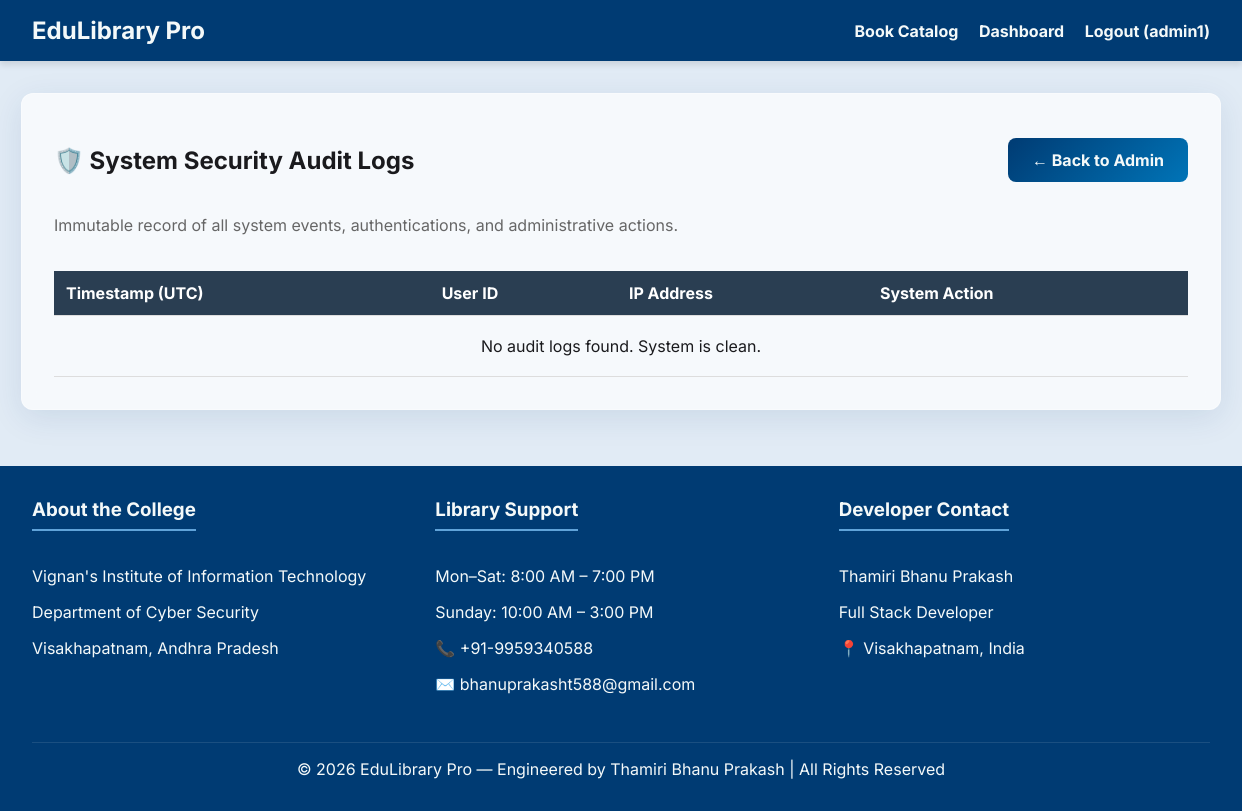
The page /admin/audit (signed in) on the database as committed earlier.
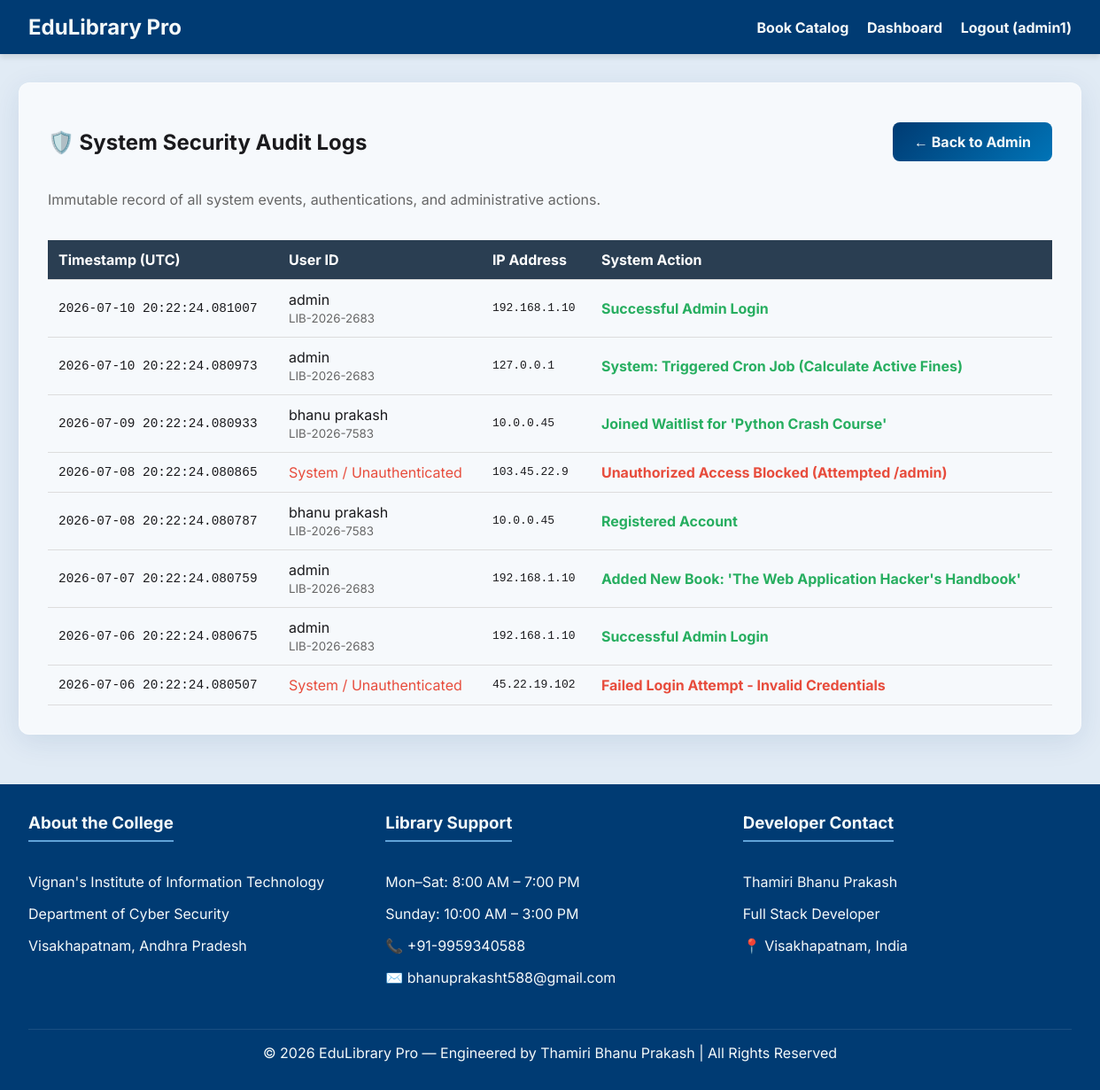
The same page on the database as committed later.
### models.py (models this page shows)
class User(Base):
    __tablename__ = "users"
    id = Column(Integer, primary_key=True, index=True)
    library_id = Column(String, unique=True, index=True)
    name = Column(String)
    email = Column(String, unique=True, index=True)
    phone = Column(String)
    dob = Column(Date)
    grade_class = Column(String)
    roll_no = Column(String, nullable=True)
    profession = Column(String) # Student, Teacher, Admin
    password_hash = Column(String)
    created_at = Column(DateTime, default=datetime.datetime.utcnow)
    loans = relationship("Loan", back_populates="user")
    waitlists = relationship("Waitlist", back_populates="user")
    fines = relationship("Fine", back_populates="user")
    activities = relationship("ActivityLog", back_populates="user")

class AuditLog(Base):
    __tablename__ = "audit_logs"
    id = Column(Integer, primary_key=True, index=True)
    user_id = Column(Integer, ForeignKey("users.id"), nullable=True) # Nullable for failed logins
    action = Column(String)
    ip_address = Column(String, default="127.0.0.1")
    timestamp = Column(DateTime, default=datetime.datetime.utcnow)
    user = relationship("User")

### main.py (the view)
@app.get("/admin/audit")
async def security_audit_dashboard(request: Request, db: Session = Depends(get_db)):
    user = auth.get_current_user_from_cookie(request, db)
    if not user or user.profession != "Admin":
        return RedirectResponse(url="/", status_code=302)
    logs = crud.get_audit_logs(db)
    return templates.TemplateResponse(
        request=request,
        name="audit.html",
        context={"user": user, "logs": logs}
    )

### templates/audit.html
{% extends "base.html" %}
{% block content %}
<div class="dashboard-grid" style="grid-template-columns: 1fr;">
    <div class="glass card">
        <div style="display: flex; justify-content: space-between; align-items: center; margin-bottom: 20px;">
            <h2>🛡️ System Security Audit Logs</h2>
            <a href="/admin" class="btn btn-secondary">← Back to Admin</a>
        </div>
        <p style="color: #666; margin-bottom: 20px;">Immutable record of all system events, authentications, and administrative actions.</p>
        <div style="overflow-x: auto;">
            <table style="width: 100%; border-collapse: collapse;">
                <thead style="background-color: #2c3e50; color: white;">
                    <tr>
                        <th style="padding: 12px; text-align: left;">Timestamp (UTC)</th>
                        <th style="padding: 12px; text-align: left;">User ID</th>
                        <th style="padding: 12px; text-align: left;">IP Address</th>
                        <th style="padding: 12px; text-align: left;">System Action</th>
                    </tr>
                </thead>
                <tbody>
                    {% for log in logs %}
                    <tr style="border-bottom: 1px solid #ddd;">
                        <td style="padding: 12px; font-family: monospace; font-size: 0.9rem;">{{ log.timestamp }}</td>
                        <td style="padding: 12px;">
                            {% if log.user %}
                                {{ log.user.name }} <br><small style="color: #666;">{{ log.user.library_id }}</small>
                            {% else %}
                                <span style="color: #e74c3c;">System / Unauthenticated</span>
                            {% endif %}
                        </td>
                        <td style="padding: 12px; font-family: monospace;">{{ log.ip_address }}</td>
                        <td style="padding: 12px; font-weight: bold;">
                            {% if 'Failed' in log.action or 'Unauthorized' in log.action %}
                                <span style="color: #e74c3c;">{{ log.action }}</span>
                            {% else %}
                                <span style="color: #27ae60;">{{ log.action }}</span>
                            {% endif %}
                        </td>
                    </tr>
                    {% else %}
                    <tr>
                        <td colspan="4" style="text-align: center; padding: 20px;">No audit logs found. System is clean.</td>
                    </tr>
                    {% endfor %}
                </tbody>
            </table>
        </div>
    </div>
</div>
{% endblock %}

### templates/base.html (shortened to what this page needs)
<!DOCTYPE html>
<html lang="en">
<head>
    <link rel="stylesheet" href="/static/css/style.css">
</head>
<body>
    <header>
        <h1>EduLibrary Pro</h1>
        <nav>
            {% if user %}
                <a href="/catalog">Book Catalog</a>
                <a href="/dashboard">Dashboard</a>
                <a href="/logout">Logout ({{ user.name }})</a>
            {% else %}
                <a href="/">Login</a>
                <a href="/register">Register</a>
            {% endif %}
        </nav>
    </header>
    <main class="container">
        {% block content %}{% endblock %}
    </main>
    <footer>
        <div class="footer-content">
            <div class="footer-section">
                <h3>About the College</h3>
                <p>Vignan's Institute of Information Technology</p>
                <p>Department of Cyber Security</p>
                <p>Visakhapatnam, Andhra Pradesh</p>
            </div>
            <div class="footer-section">
                <h3>Library Support</h3>
                <p>Mon–Sat: 8:00 AM – 7:00 PM</p>
                <p>Sunday: 10:00 AM – 3:00 PM</p>
                <p>📞 +91-9959340588</p>
                <p>✉️ bhanuprakasht588@gmail.com</p>
            </div>
            <div class="footer-section">
                <h3>Developer Contact</h3>
                <p>Thamiri Bhanu Prakash</p>
                <p>Full Stack Developer</p>
                <p>📍 Visakhapatnam, India</p>
            </div>
        </div>
        <div class="footer-bottom">
            &copy; 2026 EduLibrary Pro — Engineered by Thamiri Bhanu Prakash | All Rights Reserved
        </div>
    </footer>
</body>
</html>

### static/css/style.css (style rules this page uses)
:root { --primary-color: #003B73; --secondary-color: #0074B7; --accent-color: #60A3D9; --background-color: #E1EBF5; --surface-color: #FFFFFF; --text-color: #1A1A1D; --text-light: #F4F9F9; --danger-color: #D64161; --success-color: #28B463; }
body { font-family: 'Inter', 'Roboto', sans-serif; background-color: var(--background-color); color: var(--text-color); margin: 0; padding: 0; display: flex; flex-direction: column; min-height: 100vh; }
.glass { background: rgba(255, 255, 255, 0.7); backdrop-filter: blur(10px); -webkit-backdrop-filter: blur(10px); border-radius: 12px; border: 1px solid rgba(255, 255, 255, 0.3); box-shadow: 0 8px 32px 0 rgba(0, 59, 115, 0.1); }
header { background-color: var(--primary-color); color: var(--text-light); padding: 1rem 2rem; display: flex; justify-content: space-between; align-items: center; box-shadow: 0 4px 6px rgba(0,0,0,0.1); }
header a { color: var(--text-light); text-decoration: none; font-weight: bold; margin-left: 1rem; }
header h1 { margin: 0; font-size: 1.5rem; }
.container { flex: 1; max-width: 1200px; margin: 2rem auto; padding: 0 1rem; width: 100%; }
.card { padding: 2rem; margin-bottom: 1.5rem; }
.btn { background: linear-gradient(135deg, var(--primary-color), var(--secondary-color)); color: var(--text-light); border: none; padding: 0.75rem 1.5rem; border-radius: 8px; cursor: pointer; font-weight: bold; transition: transform 0.2s, box-shadow 0.2s; text-decoration: none; display: inline-block; }
footer { background-color: var(--primary-color); color: var(--text-light); padding: 2rem; margin-top: auto; }
.footer-content { display: grid; grid-template-columns: repeat(auto-fit, minmax(250px, 1fr)); gap: 2rem; max-width: 1200px; margin: 0 auto; }
.footer-section h3 { margin-top: 0; border-bottom: 2px solid var(--accent-color); padding-bottom: 0.5rem; display: inline-block; }
.footer-bottom { text-align: center; margin-top: 2rem; padding-top: 1rem; border-top: 1px solid rgba(255,255,255,0.1); }
.dashboard-grid { display: grid; grid-template-columns: 300px 1fr; gap: 2rem; }
table { width: 100%; border-collapse: collapse; margin-top: 1rem; }
th, td { padding: 1rem; text-align: left; border-bottom: 1px solid #ddd; }
th { background-color: rgba(0, 59, 115, 0.05); }

Rows that differ between the two databases and show on the page:
added AuditLog: timestamp "2026-07-10 20:22:24.081007", user.name "admin", user.library_id "LIB-2026-2683", ip_address "192.168.1.10", action "Successful Admin Login"
added AuditLog: timestamp "2026-07-10 20:22:24.080973", user.name "admin", user.library_id "LIB-2026-2683", ip_address "127.0.0.1", action "System: Triggered Cron Job (Calculate Active Fines)"
added AuditLog: timestamp "2026-07-09 20:22:24.080933", user.name "bhanu prakash", user.library_id "LIB-2026-7583", ip_address "10.0.0.45", action "Joined Waitlist for 'Python Crash Course'"
added AuditLog: timestamp "2026-07-08 20:22:24.080865", shows "System / Unauthenticated", ip_address "103.45.22.9", action "Unauthorized Access Blocked (Attempted /admin)"
added AuditLog: timestamp "2026-07-08 20:22:24.080787", user.name "bhanu prakash", user.library_id "LIB-2026-7583", ip_address "10.0.0.45", action "Registered Account"
added AuditLog: timestamp "2026-07-07 20:22:24.080759", user.name "admin", user.library_id "LIB-2026-2683", ip_address "192.168.1.10", action "Added New Book: 'The Web Application Hacker's Handbook'"
added AuditLog: timestamp "2026-07-06 20:22:24.080675", user.name "admin", user.library_id "LIB-2026-2683", ip_address "192.168.1.10", action "Successful Admin Login"
added AuditLog: timestamp "2026-07-06 20:22:24.080507", shows "System / Unauthenticated", ip_address "45.22.19.102", action "Failed Login Attempt - Invalid Credentials"
Other text that changed with them:
text no longer shown: "No audit logs found. System is clean."
